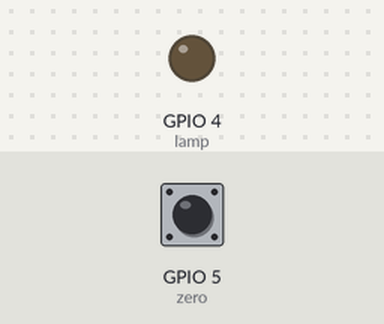
Bench run of a sketch on a simulated ESP8266 (NodeMCU). Shown: output pins drawn as LEDs (lit = HIGH). Inputs (shaded band) come from the test bench; at power-on: GPIO 5 (zero) HIGH. WiFi joins after 1.5 s; servers stay silent unless stated; what the sketch prints to the serial monitor is not drawn.

Above: at 2.7 s.
2.8 s: GPIO 5 (zero) pulled LOW for 0.15 s
At 4.2 s:
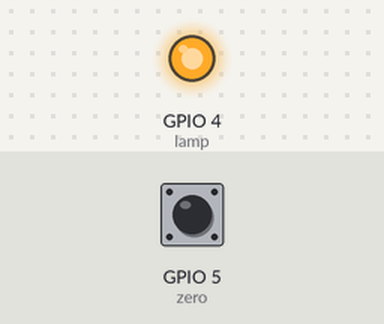
Timing chart, 0 to 5.8 s (numbered marks = the images above; inputs shaded):
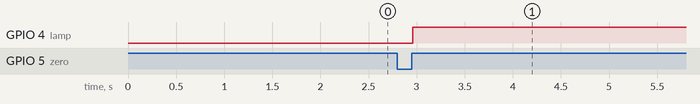

Measured:
- after the input at 2.8 s, GPIO 4 (lamp): LOW → HIGH after 0.16 s

The sketch:

Blink.ino
```cpp
#include <ESP8266WiFi.h>

const char* ssid = "My ASUS";
const char* password = "brasil222";

int lamp = 4;
int zero = 5;

/*
float steps = 128;
float waveTime = (float) 1000 / 120;
float stepSize = (float) (waveTime * 1000) / steps;
*/

float stepSize = ((1000.0 / 120.0) * 1000.0) / 128.0;
float value = 127;

int zc_lock = 0;
void zeroCross() {
  if (!zc_lock) {
    zc_lock = 1;
    float dimtime = stepSize * value;
    digitalWrite(lamp, LOW);
    delayMicroseconds(dimtime);
    digitalWrite(lamp, HIGH);
    zc_lock = 0;
  }
}

WiFiServer server(80);

void setup() {
  Serial.begin(115200);
  Serial.print("begin");
  WiFi.begin(ssid, password);

  while (WiFi.status() != WL_CONNECTED) {
    delay(100);
  }

  server.begin();
  Serial.println(WiFi.localIP());

  pinMode(lamp, OUTPUT);
  digitalWrite(lamp, LOW);
  pinMode(zero, INPUT_PULLUP);
  attachInterrupt(digitalPinToInterrupt(zero), zeroCross, RISING);
}

void loop() {
  WiFiClient client = server.available();
  if (!client) {
    return;
  }

  while(!client.available()){
    delay(100);
  }

  String req = client.readStringUntil('\r');
  //Serial.println(req);
  client.flush();

  //if (req.indexOf("GET") != -1) {
    req.replace(" HTTP/1.1", "");
    int input = req.substring(5).toInt();
    //Serial.println(input);
    //if (input > 0)
      value = input % 128;
  //}

  client.flush();
  String s = "HTTP/1.1 200 OK\r\nContent-Type: text/html\r\n\r\n<input type=\"range\" value=\"127\" min=\"0\" max=\"127\" oninput=\"fetch(`http://192.168.43.241/${event.target.value}`)\">\n";
  client.print(s);

  delay(100);
}
```
